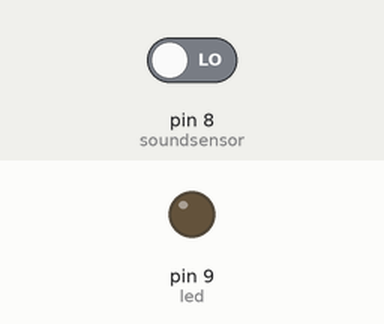
This sketch was run on a simulated Arduino Uno, built with avr-gcc and run on an emulated ATmega328P. Parts: output pins drawn as LEDs (lit = HIGH). The inputs (shaded band) are chosen by the test bench; at power-on: pin 8 (soundsensor) LOW.

Above: at 1.2 s.
1.3 s: pin 8 (soundsensor) driven HIGH
At 1.9 s:
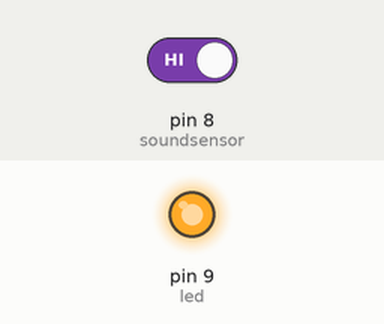
2.8 s: pin 8 (soundsensor) driven LOW
At 4.2 s:
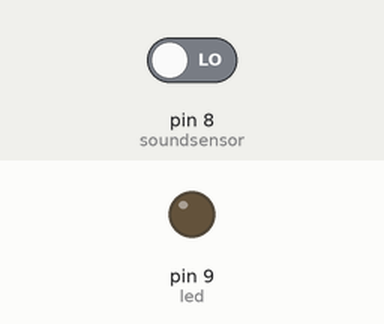
Timing chart, 0 to 5.8 s (numbered marks = the images above; inputs shaded):
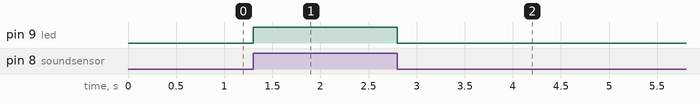

Measured:
- after the input at 1.3 s, pin 9 (led): LOW → HIGH at once
- after the input at 2.8 s, pin 9 (led): HIGH → LOW at once

The sketch:

Ses_Sensoru.ino
```cpp
int soundsensor = 8;
int led = 9;                // defining pin numbersvoid setup()
void setup()
{
  pinMode (soundsensor, INPUT);
  pinMode (led, OUTPUT);
}

void loop()
{
  int sensorvalue = digitalRead (soundsensor);            //if the sound intensity is higher than threshold which is set by us,
                                                          //then sensor would return the value as 1
  if (sensorvalue == 1)
  {
    digitalWrite(led, HIGH);
  }

  else
  {
    digitalWrite(led, LOW);
  }

}
```
